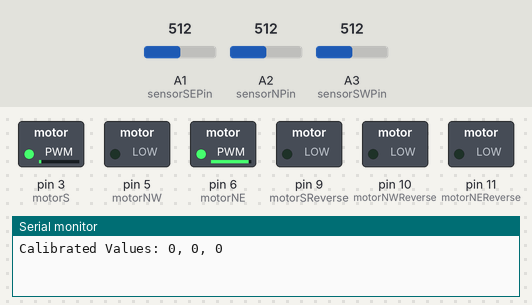
This sketch was run on a simulated Arduino Uno, built with avr-gcc and run on an emulated ATmega328P. On the bench: switched loads named in the sketch (green lamp = pin HIGH), the last lines printed to the serial monitor. Inputs (shaded band) come from the test bench; at power-on: A1 (sensorSEPin) = 512, A2 (sensorNPin) = 512, A3 (sensorSWPin) = 512. Random numbers use the default seed unless the sketch sets one.

Above: at 1.2 s.
1.3 s: A1 (sensorSEPin) set to 545
At 4.2 s:
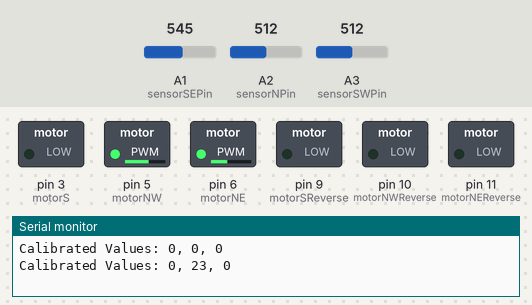
4.3 s: A1 (sensorSEPin) set to 564
7.3 s: A2 (sensorNPin) set to 548
10.3 s: A2 (sensorNPin) set to 571
At 13.2 s:
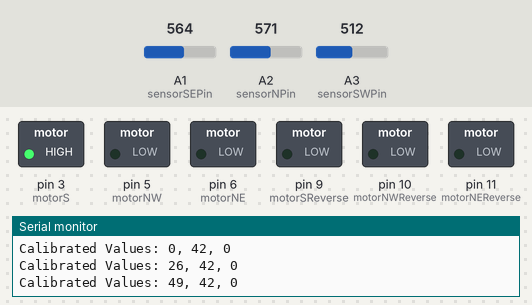
13.3 s: A3 (sensorSWPin) set to 546
16.3 s: A3 (sensorSWPin) set to 562
At 19.6 s:
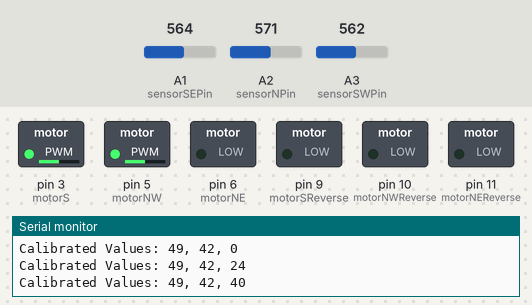
Timing chart, 0 to 20.3 s (numbered marks = the images above; inputs shaded):
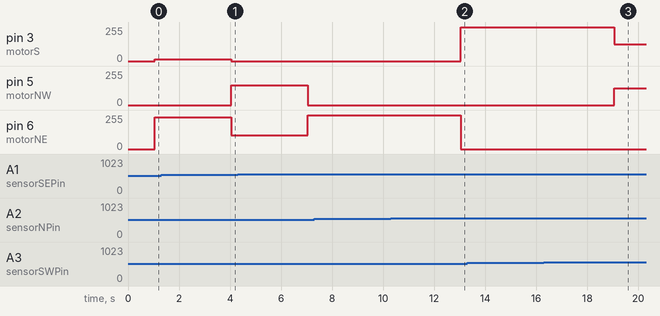

The sketch:

index.ino
```cpp
int motorS = 3;
int motorSReverse = 9;
int motorNW = 5;
int motorNWReverse = 10;
int motorNE = 6;
int motorNEReverse = 11;

int sensorNPin = A2;
int sensorSEPin = A1;
int sensorSWPin = A3;

float sensorNValue = 0;
float sensorSWValue = 0;
float sensorSEValue = 0;

int baseFrameBrightness = 0;
int numberOfSamples = 50;
float brightnessSum = 0;
bool isFirstRun;

int play = 10;

int whiteToGray = 100;
int grayToBlack = 100;
int blackToWhite = whiteToGray + grayToBlack;


void calculateDirection (unsigned int valueN, unsigned int valueSW, unsigned int valueSE) {

	valueN = (valueN > baseFrameBrightness) ? (valueN - baseFrameBrightness) : 0;
	valueSE = (valueSE > baseFrameBrightness) ? (valueSE - baseFrameBrightness) : 0;
	valueSW = (valueSW > baseFrameBrightness) ? (valueSW - baseFrameBrightness) : 0;

	logCalibratedValues(valueN, valueSE, valueSW);


	int black = 0;
	int gray = 100;
	int white = 200;

	int totalValue = valueN + valueSW + valueSE;

	// black, black, black
	if (totalValue <= 3 * play) {
		move(random(360));
	}
	// gray, black, black
	else if (totalValue <= 3 * play + gray) {
		// valueN is largest
		if (valueN > valueSW && valueN > valueSE) move(0);
		// valueSW is largest
		else if (valueSW > valueN && valueSW > valueSE) move(120);
		// valueSE is largest
		else move(240);
	}
	// gray, gray, black
	else if (totalValue <= 3 * play + gray + gray) {
		// valueN is smallest
		if (valueN < valueSW && valueN < valueSE) move(180);
		// valueSW is smallest
		else if (valueSW < valueN && valueSW < valueSE) move(60);
		// valueSE is smallest
		else move(300);
	}
	// gray, gray, gray
	else if (totalValue <= 3 * play + gray + gray + gray) {
		move(random(360));
	}
	// white, gray, gray
	else if (totalValue <= 3 * play + white + gray + gray) {
		// valueN is largest
		if (valueN > valueSW && valueN > valueSE) move(0);
		// valueSW is largest
		else if (valueSW > valueN && valueSW > valueSE) move(120);
		// valueSE is largest
		else move(240);
	}
	// white, white, gray
	else if (totalValue <= 3 * play + white + white + gray) {
		// valueN is smallest
		if (valueN < valueSW && valueN < valueSE) move(180);
		// valueSW is smallest
		else if (valueSW < valueN && valueSW < valueSE) move(60);
		// valueSE is smallest
		else move(300);
	}
	// white, white, white
	else {
		move(random(360));
	}


	// white, black, black
	/*
	if (totalValue <= 3 * play + 200 && ) {
		// valueN is largest
		if (valueN > valueSW && valueN > valueSE) move(180);
		// valueSW is largest
		else if (valueSW > valueN && valueSW > valueSE) move(60);
		// valueSE is largest
		else move(300);
	}
	// white, white, black
	else if (totalValue <= 3 * play + 500) {
		if (valueN > valueSW && valueN > valueSE) move(180);
		// valueSW is largest
		else if (valueSW > valueN && valueSW > valueSE) move(60);
		// valueSE is largest
		else move(240);
	}
	*/
}

void calculateAverage() {

	for (int i = 0; i <= numberOfSamples; i++) {
		sensorNValue = analogRead(sensorNPin);
		sensorSWValue = analogRead(sensorSWPin);
		sensorSEValue = analogRead(sensorSEPin);
		brightnessSum += (sensorSEValue + sensorSWValue + sensorNValue) / 3;
		delay(20);
	}

	baseFrameBrightness = brightnessSum / numberOfSamples;

	/*Serial.print("baseFrameBrightness: ");
	Serial.println(baseFrameBrightness);*/

}

void move (float degree) {
	// 0 is north, 180 south, 90 east, 270 west

	float powerMotorS = 0;
	float powerMotorNW = 0;
	float powerMotorNE = 0;

	// Fraction of MotorS
	if (degree >= 240 && degree < 360)
		powerMotorS = 255 - ((360 - degree)/120 * 255);

	if (degree >= 0 && degree < 120)
		powerMotorS = (((120 - degree)/120) * 255);

	// Fraction of MotorNW
	if (degree >= 0 && degree < 240)
		powerMotorNW = (-abs(2 * ((240 - degree)/240) - 1) + 1) * 255;

	// Fraction of MotorNE
	if (degree >= 120 && degree < 360)
		powerMotorNE = (-abs(2 * ((360 - degree)/240) - 1) + 1) * 255;


	analogWrite(motorS, powerMotorS);
	digitalWrite(motorSReverse, LOW);

	analogWrite(motorNW, powerMotorNW);
	digitalWrite(motorNWReverse, LOW);

	analogWrite(motorNE, powerMotorNE);
	digitalWrite(motorNEReverse, LOW);
}

void test() {
	digitalWrite(motorS, HIGH);	 // turn the LED on (HIGH is the voltage level)
	digitalWrite(motorSReverse, LOW);
	delay(1000);							 // wait for a second
	digitalWrite(motorS, LOW);		// turn the LED off by making the voltage LOW
	delay(1000);							 // wait for a second

	digitalWrite(motorNW, HIGH);	 // turn the LED on (HIGH is the voltage level)
	digitalWrite(motorNWReverse, LOW);
	delay(1000);							 // wait for a second
	digitalWrite(motorNW, LOW);		// turn the LED off by making the voltage LOW
	delay(1000);							 // wait for a second

	digitalWrite(motorNE, HIGH);	 // turn the LED on (HIGH is the voltage level)
	digitalWrite(motorNEReverse, LOW);
	delay(1000);							 // wait for a second
	digitalWrite(motorNE, LOW);		// turn the LED off by making the voltage LOW
	delay(1000);							 // wait for a second
}

void motorTest () {
	move(0);
	delay(5000);
	move(120);
	delay(5000);
	move(240);
	delay(5000);
	move(60);
	delay(5000);
	move(180);
	delay(5000);
	move(300);
	delay(5000);
}

void logSensorData () {
	Serial.print("Sensor data: ");
	Serial.print(sensorNValue);
	Serial.print(", ");
	Serial.print(sensorSWValue);
	Serial.print(", ");
	Serial.println(sensorSEValue);
}

void logCalibratedValues(int valueN, int valueSW, int valueSE) {
	Serial.print("Calibrated Values: ");
	Serial.print(valueN);
	Serial.print(", ");
	Serial.print(valueSW);
	Serial.print(", ");
	Serial.println(valueSE);
}


void setup() {
	// put your setup code here, to run once:
	pinMode(motorS, OUTPUT);
	pinMode(motorSReverse, OUTPUT);
	pinMode(motorNW, OUTPUT);
	pinMode(motorNWReverse, OUTPUT);
	pinMode(motorNE, OUTPUT);
	pinMode(motorNEReverse, OUTPUT);

	isFirstRun = true;

	Serial.begin(9600);

//	randomSeed(analogRead(0));
}

void loop() {

	if (isFirstRun) {
		calculateAverage();
		isFirstRun = false;
	}

	sensorNValue = analogRead(sensorNPin);
	sensorSWValue = analogRead(sensorSWPin);
	sensorSEValue = analogRead(sensorSEPin);

	calculateDirection(sensorNValue, sensorSWValue, sensorSEValue);

	delay(3000);
}
```

Measured:
- the behaviour switches between 564 and 565 on A2 (sensorNPin) (found by bisection; images 1 and 2)
- the behaviour switches between 561 and 562 on A3 (sensorSWPin) (found by bisection; images 2 and 3)
- after the input at 10.3 s, pin 3 (motorS): 0/255 → 255/255 after 2.7 s; pin 6 (motorNE): 255/255 → 0/255 after 2.7 s
- after the input at 16.3 s, pin 3 (motorS): 255/255 → 127/255 after 2.7 s; pin 5 (motorNW): 0/255 → 127/255 after 2.7 s
